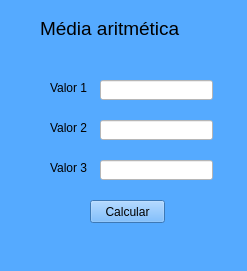
<?xml version="1.0" encoding="UTF-8"?>
<ui version="4.0">
 <class>MainWindow</class>
 <widget class="QMainWindow" name="MainWindow">
  <property name="geometry">
   <rect>
    <x>0</x>
    <y>0</y>
    <width>247</width>
    <height>271</height>
   </rect>
  </property>
  <property name="windowTitle">
   <string>MainWindow</string>
  </property>
  <property name="styleSheet">
   <string notr="true">background-color:#55aaff;</string>
  </property>
  <widget class="QWidget" name="centralwidget">
   <widget class="QLabel" name="label">
    <property name="geometry">
     <rect>
      <x>40</x>
      <y>20</y>
      <width>151</width>
      <height>16</height>
     </rect>
    </property>
    <property name="font">
     <font>
      <pointsize>14</pointsize>
     </font>
    </property>
    <property name="text">
     <string>Média aritmética</string>
    </property>
   </widget>
   <widget class="QLineEdit" name="lineEditNum1">
    <property name="geometry">
     <rect>
      <x>100</x>
      <y>80</y>
      <width>113</width>
      <height>20</height>
     </rect>
    </property>
    <property name="styleSheet">
     <string notr="true">background-color:#ffffff;</string>
    </property>
   </widget>
   <widget class="QLineEdit" name="lineEditNum2">
    <property name="geometry">
     <rect>
      <x>100</x>
      <y>120</y>
      <width>113</width>
      <height>20</height>
     </rect>
    </property>
    <property name="styleSheet">
     <string notr="true">background-color:#ffffff;</string>
    </property>
   </widget>
   <widget class="QLineEdit" name="lineEditNum3">
    <property name="geometry">
     <rect>
      <x>100</x>
      <y>160</y>
      <width>113</width>
      <height>20</height>
     </rect>
    </property>
    <property name="styleSheet">
     <string notr="true">background-color:#ffffff;</string>
    </property>
   </widget>
   <widget class="QLabel" name="label_2">
    <property name="geometry">
     <rect>
      <x>50</x>
      <y>80</y>
      <width>41</width>
      <height>16</height>
     </rect>
    </property>
    <property name="text">
     <string>Valor 1</string>
    </property>
   </widget>
   <widget class="QLabel" name="label_3">
    <property name="geometry">
     <rect>
      <x>50</x>
      <y>120</y>
      <width>41</width>
      <height>16</height>
     </rect>
    </property>
    <property name="text">
     <string>Valor 2</string>
    </property>
   </widget>
   <widget class="QLabel" name="label_4">
    <property name="geometry">
     <rect>
      <x>50</x>
      <y>160</y>
      <width>41</width>
      <height>16</height>
     </rect>
    </property>
    <property name="text">
     <string>Valor 3</string>
    </property>
   </widget>
   <widget class="QPushButton" name="pushButton">
    <property name="geometry">
     <rect>
      <x>90</x>
      <y>200</y>
      <width>75</width>
      <height>23</height>
     </rect>
    </property>
    <property name="text">
     <string>Calcular</string>
    </property>
   </widget>
  </widget>
  <widget class="QMenuBar" name="menubar">
   <property name="geometry">
    <rect>
     <x>0</x>
     <y>0</y>
     <width>247</width>
     <height>21</height>
    </rect>
   </property>
  </widget>
  <widget class="QStatusBar" name="statusbar"/>
 </widget>
 <resources/>
 <connections/>
</ui>
